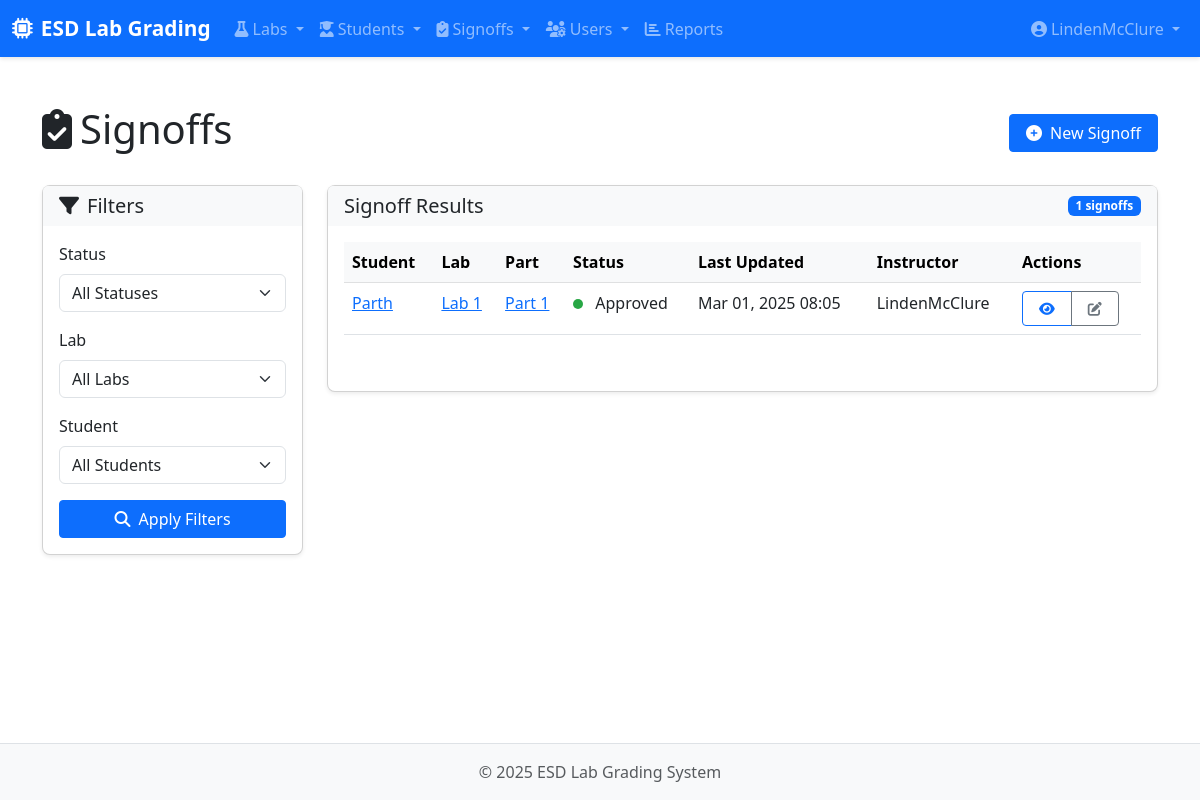
The app's page /signoffs/ (signed in), older data.
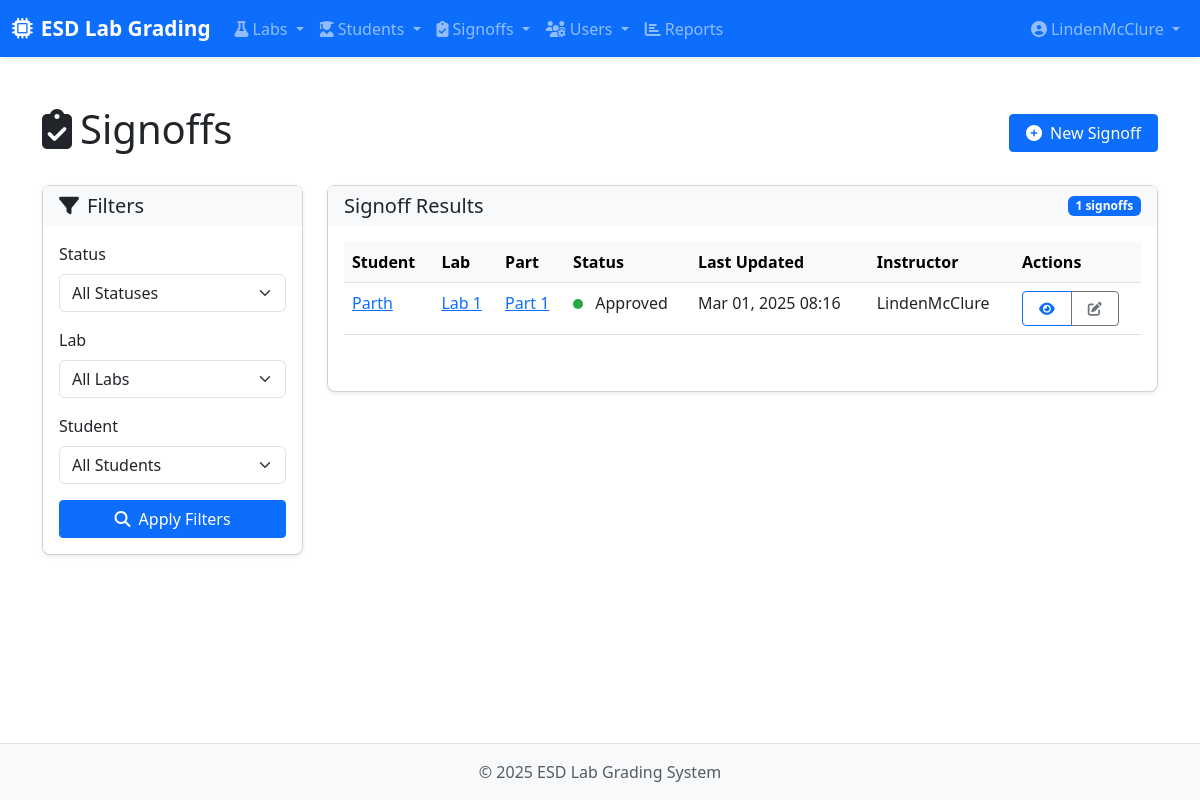
The same page, newer data.
### labs/models.py (models this page shows, shortened)
class Signoff(models.Model):
    STATUS_CHOICES = (
        ('pending', 'Pending'),
        ('approved', 'Approved'),
        ('rejected', 'Rejected'),
    )
    student = models.ForeignKey(Student, on_delete=models.CASCADE, related_name='signoffs')
    part = models.ForeignKey(Part, on_delete=models.CASCADE, related_name='signoffs')
    instructor = models.ForeignKey(User, on_delete=models.CASCADE, related_name='taken_signoffs')
    status = models.CharField(max_length=20, choices=STATUS_CHOICES, default='pending')
    comments = models.TextField(blank=True)
    date_submitted = models.DateTimeField(auto_now_add=True)
    date_updated = models.DateTimeField(auto_now=True)
    class Meta:
        unique_together = ('student', 'part')
        ordering = ['-date_updated']

class Student(models.Model):
    student_id = models.CharField(max_length=20, unique=True)
    name = models.CharField(max_length=100)
    email = models.EmailField(blank=True)
    batch = models.DateField(auto_now=False, auto_now_add=False)
    active = models.BooleanField(default=True)

class Part(models.Model):
    lab = models.ForeignKey(Lab, on_delete=models.CASCADE, related_name='parts')
    name = models.CharField(max_length=100)
    description = models.TextField(blank=True)
    order = models.PositiveIntegerField(default=0)
    is_required = models.BooleanField(default=True)
    class Meta:
        ordering = ['lab', 'order']

class Lab(models.Model):
    name = models.CharField(max_length=200)
    description = models.TextField(blank=True)
    due_date = models.DateTimeField()
    total_points = models.DecimalField(max_digits=5, decimal_places=2)

### labs/views.py (the view)
# urls.py: path('signoffs/', views.signoff_list, name='signoff_list'),
@login_required
def signoff_list(request):
    status = request.GET.get('status')
    lab_id = request.GET.get('lab_id')
    student_id = request.GET.get('student_id')
    signoffs = Signoff.objects.all().select_related(
        'student', 'part', 'part__lab', 'instructor'
    ).order_by('-date_updated')
    if status:
        signoffs = signoffs.filter(status=status)
    if lab_id:
        signoffs = signoffs.filter(part__lab_id=lab_id)
    if student_id:
        signoffs = signoffs.filter(student_id=student_id)
    labs = Lab.objects.all().order_by('name')
    students = Student.objects.filter(active=True).order_by('name')
    context = {
        'signoffs': signoffs,
        'labs': labs,
        'students': students,
        'status_filter': status,
        'lab_filter': lab_id,
        'student_filter': student_id
    }
    return render(request, 'labs/signoff_list.html', context)

### labs/templatetags/role_tags.py (called while the page is built)
@register.filter
def has_role(user, role_name):
    if user.is_anonymous:
        return False
    if user.is_staff:
        return True
    try:
        return hasattr(user, 'role') and user.role.role == role_name
    except:
        return False

### labs/templates/labs/signoff_list.html (shortened to what the changed rows need)
{% extends 'base.html' %}
{% load static %}
{% block content %}
<div class="container py-4">
    <div class="row mb-4">
        <div class="col-12">
            <div class="d-flex justify-content-between align-items-center">
                <h1>
                    <i class="fas fa-clipboard-check me-2"></i>Signoffs
                </h1>
            </div>
        </div>
    </div>
    <div class="row">
        <div class="col-md-9">
            <div class="card">
                <div class="card-body">
                    {% if signoffs %}
                    <div class="table-responsive">
                        <table class="table table-hover">
                            <thead class="table-light">
                                <tr>
                                    <th>Student</th>
                                    <th>Lab</th>
                                    <th>Part</th>
                                    <th>Status</th>
                                    <th>Last Updated</th>
                                    <th>Instructor</th>
                                    <th>Actions</th>
                                </tr>
                            </thead>
                            <tbody>
                                {% for signoff in signoffs %}
                                <tr class="signoff-row">
                                    <td>
                                        <a href="{% url 'labs:student_detail' signoff.student.id %}">
                                            {{ signoff.student.name }}
                                        </a>
                                    </td>
                                    <td>
                                        <a href="{% url 'labs:lab_detail' signoff.part.lab.id %}">
                                            {{ signoff.part.lab.name }}
                                        </a>
                                    </td>
                                    <td>
                                        <a href="{% url 'labs:part_detail' signoff.part.id %}">
                                            {{ signoff.part.name }}
                                        </a>
                                    </td>
                                    <td>
                                        <span class="status-indicator status-{{ signoff.status }}"></span>
                                        {{ signoff.status|title }}
                                    </td>
                                    <td>{{ signoff.date_updated|date:"M d, Y H:i" }}</td>
                                    <td>{{ signoff.instructor.username }}</td>
                                    <td>
                                        <div class="btn-group">
                                            <a href="{% url 'labs:signoff_detail' signoff.id %}" class="btn btn-sm btn-outline-primary">
                                                <i class="fas fa-eye"></i>
                                            </a>
                                            <a href="{% url 'labs:signoff_edit' signoff.id %}" class="btn btn-sm btn-outline-secondary">
                                                <i class="fas fa-edit"></i>
                                            </a>
                                        </div>
                                    </td>
                                </tr>
                                {% endfor %}
                            </tbody>
                        </table>
                    </div>
                    {% else %}
                    <div class="alert alert-info">
                        <i class="fas fa-info-circle me-2"></i> No signoffs found matching your filters.
                    </div>
                    {% endif %}
                </div>
            </div>
        </div>
    </div>
</div>
{% endblock %}

Row changes from the older to the newer data that the page shows:
changed Signoff "Approved": date_updated "Mar 01, 2025 08:05" → "Mar 01, 2025 08:16"
